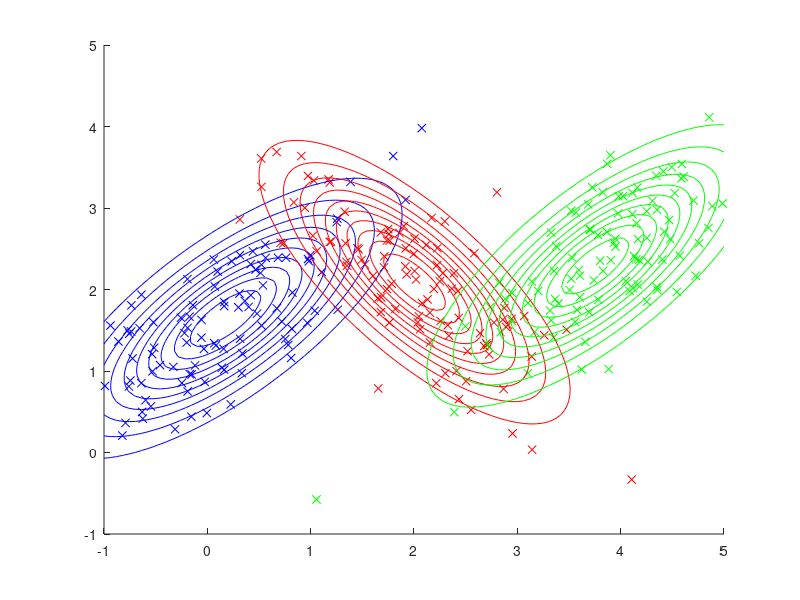

Source code (MATLAB):
## https://de.mathworks.com/help/stats/multivariate-normal-distribution.html
## https://de.mathworks.com/help/stats/mvnrnd.html
## https://de.mathworks.com/help/stats/mvnpdf.html
## https://de.mathworks.com/help/stats/mvncdf.html
## https://octave.sourceforge.io/statistics/function/mvnpdf.html
## https://octave.sourceforge.io/statistics/function/mvncdf.html
## Sigmas: [1.0 0.5; 0.5 1.0], [1, 0.1; 0.1, 0.5], [0.25 0.3; 0.3 1], [0.9 0.4; 0.4 0.3], [1 1.5; 1.5 3]
## [cov (spread) x-axis, rotation; rotation, cov (spread) y-axis] <- must be symmertric i.e. rotation must be equal
## rotation can be negative
## Geometrix Interpretation: https://www.visiondummy.com/2014/04/geometric-interpretation-covariance-matrix/
function expmax
  clear all;
  
  mu1 = [2 2];
  sigma1 = [5 -4; -4 6] / 10;
  cloud1 = mvnrnd (mu1, sigma1, 100);
  
  mu2 = [4 2.5];
  sigma2 = [5 4; 4 6] / 10;
  cloud2 = mvnrnd (mu2, sigma2, 100);
  
  mu3 = [0 1.5];
  sigma3 = [5 4; 4 6] / 10;
  cloud3 = mvnrnd (mu3, sigma3, 100);
  
  scatterplot (cloud1, "r");
  scatterplot (cloud2, "g");
  scatterplot (cloud3, "b");  
  
  # contourplot (mu1, sigma1, "r");
  # contourplot (mu2, sigma2, "g");
  # contourplot (mu3, sigma3, "b");
  
  global W     = zeros (3, 300);
  global PHI   = [1 / 3, 1 / 3, 1 / 3];
  global MU    = [1 2; 2 2; 3 2];
  global SIGMA = repmat ([1 0; 0 1], [1, 1, 3]);
  X = [cloud1; cloud2; cloud3];
  
  for i = 1:10
    maximizeparams (X);
  end
  
  contourplot (MU(1, :), SIGMA(:, :, 1), "b");
  contourplot (MU(2, :), SIGMA(:, :, 2), "r");
  contourplot (MU(3, :), SIGMA(:, :, 3), "g");
  
  hold off;
endfunction

function updatephi (x)
  global PHI W
  PHI = mean (W, 2).';
endfunction

function updatemu (x)
  global MU W
  for j = 1:3
    MU(j, :) = (sum(W(j, :)' .* x) ./ sum(W(j, :)))';
  end
endfunction

function updatesigma (x)
  global SIGMA W MU
  for j = 1:3
    y = zeros (size (SIGMA (:, :, j)));
    for i = 1:rows(x)
      y = y + W(j, i) * ((x(i, :) - MU(j, :)).' * (x(i, :) - MU(j, :)));
    end
    SIGMA(:, :, j) = y / sum(W(j, :));
  end
endfunction

function estimateexp (x)
  global W MU SIGMA PHI
  s = 0;
  for j = 1:3
    s += mvnpdf(x, MU(j, :), SIGMA(:, :, j)) * PHI(j);
  endfor
  
  for j = 1:3
    W(j, :) = (mvnpdf(x, MU(j, :), SIGMA(:, :, j)) * PHI(j)) ./ s;
  endfor
  c = sum(W);
endfunction

function maximizeparams (x)
  global W MU PHI SIGMA
  estimateexp (x);
  updatephi (x);
  updatemu (x)
  updatesigma (x);
endfunction

function scatterplot (XY, color)
  scatter (XY(:, 1), XY(:, 2), color, "x");
  if (!ishold())   
    hold on;
  endif;
endfunction

function contourplot (updatemu, sigma, color)
  persistent X Y XY
  if isempty(X) || isempty(Y)
    [X, Y] = meshgrid (linspace (-1, 5, 100));
    XY = [X(:) Y(:)];
  endif

  Z = mvnpdf (XY, updatemu, sigma);
  Z = reshape (Z, size (X));
  contour (X, Y, Z, color);
  if (!ishold())   
    hold on;
  endif;
endfunction
